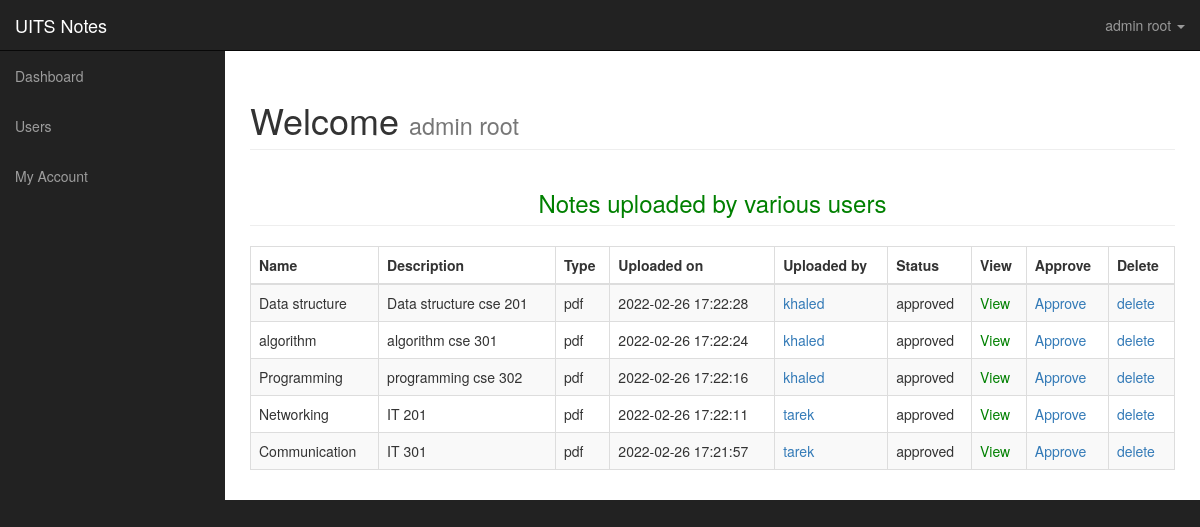
Page /dashboard/ (signed in) on the committed database.
### tables this page shows
CREATE TABLE `uploads` (
  `file_id` int(11) NOT NULL,
  `file_name` varchar(225) NOT NULL,
  `file_description` text NOT NULL,
  `file_type` varchar(225) NOT NULL,
  `file_uploader` varchar(225) NOT NULL,
  `file_uploaded_on` timestamp NOT NULL DEFAULT current_timestamp() ON UPDATE current_timestamp(),
  `file_uploaded_to` varchar(225) NOT NULL,
  `file` varchar(225) NOT NULL,
  `status` varchar(225) NOT NULL DEFAULT 'not approved yet'
);

### dashboard/index.php (the view, shortened to what this page needs)
<?php include('includes/adminheader.php');  ?>
 <div id="wrapper">
       <?php include 'includes/adminnav.php';?>
        <div id="page-wrapper">
            <div class="container-fluid">
                <div class="row">
                    <div class="col-lg-12">
                        <h1 class="page-header">
                            Welcome
                            <small><?php echo $_SESSION['name']; ?></small>
                        </h1>
<?php if($_SESSION['role'] == 'admin') {
?>
<h3 class="page-header">
                            <center> <marquee width = 70% ><font color="green" > Notes uploaded by various users</font></marquee></center>
                        </h3>
<div class="row">
<div class="col-lg-12">
        <div class="table-responsive">
<form action="" method="post">
            <table class="table table-bordered table-striped table-hover">
            <thead>
                    <tr>
                        <th>Name</th>
                        <th>Description</th>
                        <th>Type </th>
                        <th>Uploaded on</th>
                        <th>Uploaded by </th>
                        <th>Status</th>
                        <th>View</th>
                        <th>Approve</th>
                        <th>Delete</th>
                    </tr>
                </thead>
                <tbody>
                 <?php
$query = "SELECT * FROM uploads ORDER BY file_uploaded_on DESC";
$run_query = mysqli_query($conn, $query) or die(mysqli_error($conn));
if (mysqli_num_rows($run_query) > 0) {
while ($row = mysqli_fetch_array($run_query)) {
    $file_id = $row['file_id'];
    $file_name = $row['file_name'];
    $file_description = $row['file_description'];
    $file_type = $row['file_type'];
    $file_date = $row['file_uploaded_on'];
    $file_uploader = $row['file_uploader'];
    $file_status = $row['status'];
    $file = $row['file'];
    echo "<tr>";
    echo "<td>$file_name</td>";
    echo "<td>$file_description</td>";
    echo "<td>$file_type</td>";
    echo "<td>$file_date</td>";
    echo "<td><a href='viewprofile.php?name=$file_uploader' target='_blank'> $file_uploader </a></td>";
    echo "<td>$file_status</td>";
    echo "<td><a href='allfiles/$file' target='_blank' style='color:green'>View </a></td>";
    echo "<td><a onClick=\"javascript: return confirm('Are you sure you want to approve this note?')\"href='?approve=$file_id'><i class='fa fa-times' style='color: red;'></i>Approve</a></td>";
    echo "<td><a onClick=\"javascript: return confirm('Are you sure you want to delete this post?')\" href='?del=$file_id'><i class='fa fa-times' style='color: red;'></i>delete</a></td>";
    echo "</tr>";
}
}
?>
                </tbody>
            </table>
</form>
</div>
</div>
</div>
<?php }
 ?>
</body>
</html>

### dashboard/includes/adminheader.php (shortened to what this page needs)
<!DOCTYPE html>
<html lang="en">
<head>
    <link href="css/bootstrap.min.css" rel="stylesheet">
    <link href="css/sb-admin.css" rel="stylesheet">
</head>
<body>

### dashboard/includes/adminnav.php (shortened to what this page needs)
 <nav class="navbar navbar-inverse navbar-fixed-top" role="navigation">
            <div class="navbar-header">
                <a class="navbar-brand" href="">UITS Notes</a>
            </div>
            <ul class="nav navbar-right top-nav">
                <li class="dropdown">
                    <a href="#" class="dropdown-toggle" data-toggle="dropdown"><i class="fa fa-user"></i> <?php echo $_SESSION['name']; ?> <b class="caret"></b></a>
                </li>
            </ul>
<div class="collapse navbar-collapse navbar-ex1-collapse">
                <ul class="nav navbar-nav side-nav">
                    <li>
                        <a href="index.php" class="active"><i class="fa fa-fw fa-dashboard"></i> Dashboard</a>
                    </li>
                <?php if($_SESSION['role'] == 'admin') {
                    ?>
                   <li>
                         <a href="javascript:;" data-toggle="collapse" data-target="#user"><i class="fa fa-fw fa-users"></i> Users <i class="fa fa-fw fa-caret-down"></i></a>
                    </li>
                    <li>
                        <a href="javascript:;" class="dropdown-toggle" data-toggle="collapse" data-target="#posts"><i class="fa fa-fw fa-file-text"></i> My Account <i class="fa fa-fw fa-caret-down"></i></a>
                        </li>
<?php } ?>
                </ul>
            </div>
        </nav>

### dashboard/css/sb-admin.css (style rules this page uses)
body { margin-top: 100px; background-color: #222; }
@media (min-width:768px) { body { margin-top: 50px; } }
#wrapper { padding-left: 0; }
#page-wrapper { width: 100%; padding: 0; background-color: #fff; }
@media (min-width:768px) { #wrapper { padding-left: 225px; } }
@media (min-width:768px) { #page-wrapper { padding: 10px; } }
.top-nav { padding: 0 15px; }
.top-nav>li { display: inline-block; float: left; }
.top-nav>li>a { padding-top: 15px; padding-bottom: 15px; line-height: 20px; color: #999; }
@media (min-width:768px) { .side-nav { position: fixed; top: 51px; left: 225px; width: 225px; margin-left: -225px; border: none; border-radius: 0; overflow-y: auto; background-color: #222; bottom: 0; overflow-x: hidden; padding-bottom: 40px; } }
@media (min-width:768px) { .side-nav>li>a { width: 225px; } }

### rows in the picture
uploads: file_name "Data structure", file_description "Data structure cse 201", file_type "pdf", file_uploaded_on "2022-02-26 17:22:28", file_uploader "khaled", status "approved"
uploads: file_name "algorithm", file_description "algorithm cse 301", file_type "pdf", file_uploaded_on "2022-02-26 17:22:24", file_uploader "khaled", status "approved"
uploads: file_name "Programming", file_description "programming cse 302", file_type "pdf", file_uploaded_on "2022-02-26 17:22:16", file_uploader "khaled", status "approved"
uploads: file_name "Networking", file_description "IT 201", file_type "pdf", file_uploaded_on "2022-02-26 17:22:11", file_uploader "tarek", status "approved"
uploads: file_name "Communication", file_description "IT 301", file_type "pdf", file_uploaded_on "2022-02-26 17:21:57", file_uploader "tarek", status "approved"

### other values in the picture
$_SESSION['name'] "admin root"
